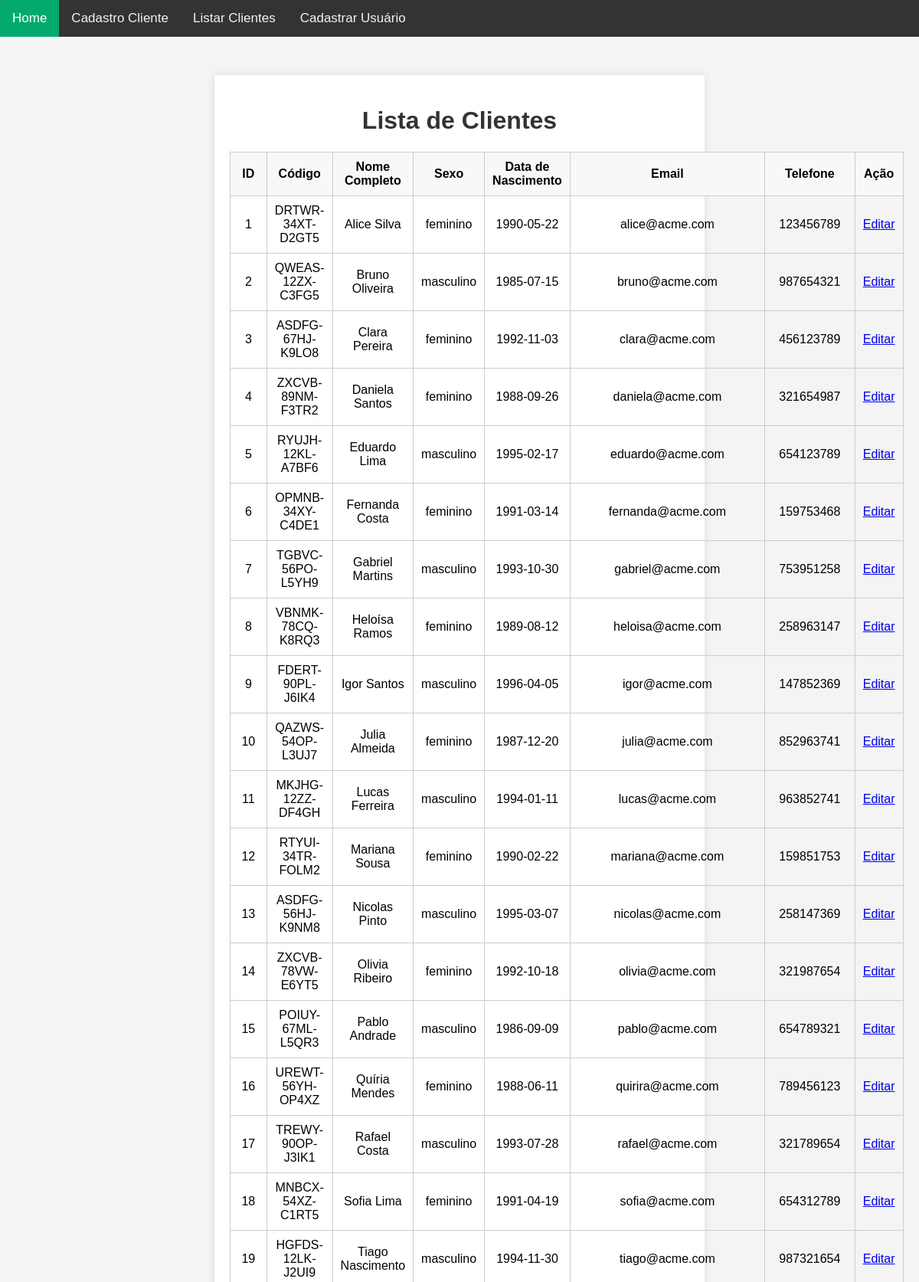
Page /sistema/clientes/clientes_listar.php (signed in, upper part) on the committed database.
### tables this page shows
CREATE TABLE IF NOT EXISTS clientes (
  id INT AUTO_INCREMENT PRIMARY KEY NOT NULL,
  codigo VARCHAR(50) DEFAULT NULL,
  nome_completo VARCHAR(255) NULL,
  sexo ENUM('masculino', 'feminino'),
  dt_nasc date DEFAULT NULL,
  email VARCHAR(255) DEFAULT NULL,
  telefone VARCHAR(15) DEFAULT NULL
);

### sistema/clientes/clientes_listar.php (the view, shortened to what this page needs)
<?php
include '../../central/fn/server.php';
$sql = "SELECT * FROM clientes";
$result = mysqli_query($conexao, $sql);
?>
<!DOCTYPE html>
<html lang="pt-BR">
<head>
    <link rel="stylesheet" href="../../central/css/estilo.css"/>
</head>
<body>
<?php  echo $menu_links_clientes; ?>
    <div class="container">
        <h1>Lista de Clientes</h1>
        <table>
            <thead>
                <tr>
                    <th>ID</th>
                    <th>Código</th>
                    <th>Nome Completo</th>
                    <th>Sexo</th>
                    <th>Data de Nascimento</th>
                    <th>Email</th>
                    <th>Telefone</th>
                    <th>Ação</th>
                </tr>
            </thead>
            <tbody>
                <?php
                if (mysqli_num_rows($result) > 0) {
                    while($row = mysqli_fetch_assoc($result)) {
                        echo "<tr>";
                        echo "<td>" . $row['id'] . "</td>";
                        echo "<td>" . $row['codigo'] . "</td>";
                        echo "<td>" . $row['nome_completo'] . "</td>";
                        echo "<td>" . $row['sexo'] . "</td>";
                        echo "<td>" . $row['dt_nasc'] . "</td>";
                        echo "<td>" . $row['email'] . "</td>";
                        echo "<td>" . $row['telefone'] . "</td>";
                        echo "<td>
            <a href='cliente_atualizar.php?codigo=".$row['codigo']."'>Editar
            </td>";
                        echo "</tr>";
                    }
                } else {
                    echo "<tr><td colspan='8' style='text-align:center;'>Nenhum cliente cadastrado.</td></tr>";
                }
                ?>
            </tbody>
        </table>
    </div>
</body>
</html>

### central/css/estilo.css (style rules this page uses)
body { font-family: Arial, sans-serif; background-color: #f4f4f4; margin: 0; padding: 0; }
.container { width: 50%; margin: 50px auto; background-color: #fff; padding: 20px; box-shadow: 0 0 10px rgba(0, 0, 0, 0.1); }
h1 { text-align: center; color: #333; }
table { width: 100%; border-collapse: collapse; margin-top: 20px; }
table, th, td { border: 1px solid #ccc; }
th, td { padding: 10px; text-align: center; }
th { background-color: #f8f8f8; }

### rows in the picture
clientes: id "1", codigo "DRTWR-34XT-D2GT5", nome_completo "Alice Silva", sexo "feminino", dt_nasc "1990-05-22", email "alice@acme.com", telefone "123456789"
clientes: id "2", codigo "QWEAS-12ZX-C3FG5", nome_completo "Bruno Oliveira", sexo "masculino", dt_nasc "1985-07-15", email "bruno@acme.com", telefone "987654321"
clientes: id "3", codigo "ASDFG-67HJ-K9LO8", nome_completo "Clara Pereira", sexo "feminino", dt_nasc "1992-11-03", email "clara@acme.com", telefone "456123789"
clientes: id "4", codigo "ZXCVB-89NM-F3TR2", nome_completo "Daniela Santos", sexo "feminino", dt_nasc "1988-09-26", email "daniela@acme.com", telefone "321654987"
clientes: id "5", codigo "RYUJH-12KL-A7BF6", nome_completo "Eduardo Lima", sexo "masculino", dt_nasc "1995-02-17", email "eduardo@acme.com", telefone "654123789"
clientes: id "6", codigo "OPMNB-34XY-C4DE1", nome_completo "Fernanda Costa", sexo "feminino", dt_nasc "1991-03-14", email "fernanda@acme.com", telefone "159753468"
clientes: id "7", codigo "TGBVC-56PO-L5YH9", nome_completo "Gabriel Martins", sexo "masculino", dt_nasc "1993-10-30", email "gabriel@acme.com", telefone "753951258"
clientes: id "8", codigo "VBNMK-78CQ-K8RQ3", nome_completo "Heloísa Ramos", sexo "feminino", dt_nasc "1989-08-12", email "heloisa@acme.com", telefone "258963147"
clientes: id "9", codigo "FDERT-90PL-J6IK4", nome_completo "Igor Santos", sexo "masculino", dt_nasc "1996-04-05", email "igor@acme.com", telefone "147852369"
clientes: id "10", codigo "QAZWS-54OP-L3UJ7", nome_completo "Julia Almeida", sexo "feminino", dt_nasc "1987-12-20", email "julia@acme.com", telefone "852963741"
clientes: id "11", codigo "MKJHG-12ZZ-DF4GH", nome_completo "Lucas Ferreira", sexo "masculino", dt_nasc "1994-01-11", email "lucas@acme.com", telefone "963852741"
clientes: id "12", codigo "RTYUI-34TR-FOLM2", nome_completo "Mariana Sousa", sexo "feminino", dt_nasc "1990-02-22", email "mariana@acme.com", telefone "159851753"
clientes: id "13", codigo "ASDFG-56HJ-K9NM8", nome_completo "Nicolas Pinto", sexo "masculino", dt_nasc "1995-03-07", email "nicolas@acme.com", telefone "258147369"
clientes: id "14", codigo "ZXCVB-78VW-E6YT5", nome_completo "Olivia Ribeiro", sexo "feminino", dt_nasc "1992-10-18", email "olivia@acme.com", telefone "321987654"
clientes: id "15", codigo "POIUY-67ML-L5QR3", nome_completo "Pablo Andrade", sexo "masculino", dt_nasc "1986-09-09", email "pablo@acme.com", telefone "654789321"
clientes: id "16", codigo "UREWT-56YH-OP4XZ", nome_completo "Quíria Mendes", sexo "feminino", dt_nasc "1988-06-11", email "quirira@acme.com", telefone "789456123"
clientes: id "17", codigo "TREWY-90OP-J3IK1", nome_completo "Rafael Costa", sexo "masculino", dt_nasc "1993-07-28", email "rafael@acme.com", telefone "321789654"
clientes: id "18", codigo "MNBCX-54XZ-C1RT5", nome_completo "Sofia Lima", sexo "feminino", dt_nasc "1991-04-19", email "sofia@acme.com", telefone "654312789"
clientes: id "19", codigo "HGFDS-12LK-J2UI9", nome_completo "Tiago Nascimento", sexo "masculino", dt_nasc "1994-11-30", email "tiago@acme.com", telefone "987321654"
